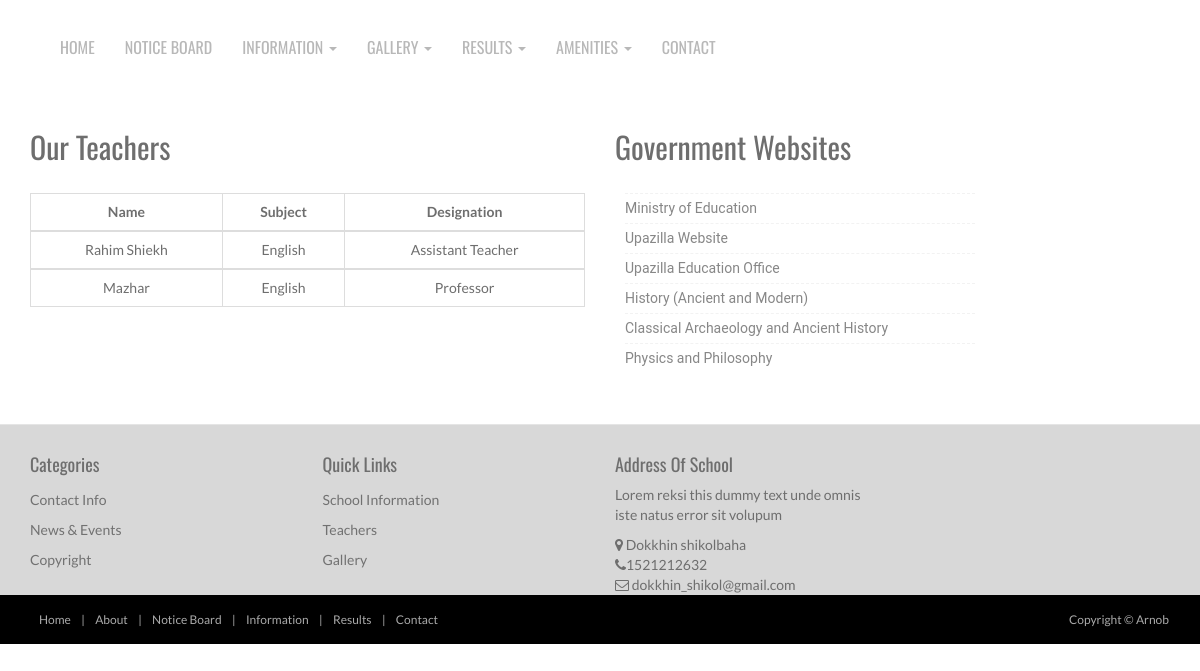
The page /teachers_information.php on the database its author committed.
### tables this page shows
CREATE TABLE `teacher_info` (
  `T_ID` int(255) NOT NULL,
  `Name` varchar(255) NOT NULL,
  `Subject` varchar(255) NOT NULL,
  `Designation` varchar(255) NOT NULL
);

CREATE TABLE `school_info` (
  `SI_id` int(20) NOT NULL,
  `School_Information` varchar(3000) NOT NULL,
  `address` varchar(2000) NOT NULL,
  `telnum` int(255) NOT NULL,
  `email` varchar(255) NOT NULL
);

### teachers_information.php (the view)
<?php
include './includes/header.php';
?>
      <section class="container">
      <div class="row">
   	<div class="col-md-6"><div class="title-box clearfix "><h2 class="title-box_primary">Our Teachers</h2></div>
      <div class="table-responsive" style="text-align: center" >
              <table class="table table-bordered" width="100%" id="dataTable" cellspacing="0" >
                <thead >
                  <tr >
                    <th style="text-align: center">Name</th>
                    <th style="text-align: center">Subject</th>
                    <th style="text-align: center">Designation</th>
                  </tr>
                </thead>
                <?php
                $sql="SELECT * FROM teacher_info";
                $result= $db->query($sql);
                if($result){
                  while($data=$result->fetch_object())
                  {
                ?>
                <tbody>
                  <tr>
                    <td><?php echo $data->Name?></td>
                    <td><?php echo $data->Subject?></td>
                    <td><?php echo $data->Designation?></td>
                  </tr>
                </tbody>
               <?php
                 }
                }
                else{
                echo "No Data Found";
                }
               ?>
              </table>
		      </div>
         </div>
          <div class="col-md-4"><div class="title-box clearfix "><h2 class="title-box_primary">Government Websites</h2></div>
            <div class="list styled custom-list">
            <ul>
            <li><a title="Snatoque penatibus et magnis dis partu rient montes ascetur ridiculus mus." href="#">Ministry of Education</a></li>
            <li><a title="Fusce feugiat malesuada odio. Morbi nunc odio gravida at cursus nec luctus." href="#">Upazilla Website</a></li>
            <li><a title="Penatibus et magnis dis parturient montes ascetur ridiculus mus." href="#">Upazilla Education Office</a></li>
            <li><a title="Morbi nunc odio gravida at cursus nec luctus a lorem. Maecenas tristique orci." href="#">History (Ancient and Modern)</a></li>
            <li><a title="Snatoque penatibus et magnis dis partu rient montes ascetur ridiculus mus." href="#">Classical Archaeology and Ancient History</a></li>
            <li><a title="Fusce feugiat malesuada odio. Morbi nunc odio gravida at cursus nec luctus." href="#">Physics and Philosophy</a></li>
            </ul>
            </div>
         </div>
      </div>
      </section>
<?php
include './includes/footer.php';
?>

### includes/footer.php (shortened to what this page needs)
<?php
$sql="SELECT * FROM School_info";
		$result= $db->query($sql);
		if($result){
		while($data=$result->fetch_object())
		{
			$address= $data->address;
			$telnum= $data->telnum;
			$email= $data->email;
		}
		}
		else{
		echo"No Data Found";
    }
    ?>
    <footer id="footer">
    <div class="container">
   <div class="row">
  <div class="footerbottom">
    <div class="col-md-3 col-sm-6">
      <div class="footerwidget">
        <h4>
          Categories
        </h4>
        <div class="menu-course">
          <ul class="menu">
            <li><a href="contact.php">
                Contact Info
              </a>
            </li>
            <li><a href="#">
                News & Events
              </a>
            </li>
            <li><a href="#">
                Copyright
              </a>
            </li>
          </ul>
        </div>
      </div>
    </div>
    <div class="col-md-3 col-sm-6">
      <div class="footerwidget">
        <h4>
          Quick Links
        </h4>
        <div class="menu-course">
          <ul class="menu">
            <li><a href="school_information.php">
                School Information
              </a>
            </li>
            <li><a href="teachers_information.php">
                Teachers
              </a>
            </li>
            <li><a href="gallery.php">
                Gallery
              </a>
            </li>
          </ul>
        </div>
      </div>
    </div>
    <div class="col-md-3 col-sm-6">
              <div class="footerwidget">
                         <h4>Address Of School</h4>
                        <p>Lorem reksi this dummy text unde omnis iste natus error sit volupum</p>
            <div class="contact-info">
            <i class="fa fa-map-marker"></i> <?php echo $address; ?><br>
            <i class="fa fa-phone"></i><?php echo $telnum; ?> <br>
             <i class="fa fa-envelope-o"></i> <?php echo $email; ?>
              </div>
                </div>
    </div>
  </div>
</div>
    </div>
    <div class="footer2">
      <div class="container">
        <div class="row">
          <div class="col-md-6 panel">
            <div class="panel-body">
              <p class="simplenav">
                <a href="index.php">Home</a> |
                <a href="school_information.php">About</a> |
                <a href="notice.php">Notice Board</a> |
                <a href="">Information</a> |
                <a href="">Results</a> |
                <a href="">Contact</a>
              </p>
            </div>
          </div>
          <div class="col-md-6 panel">
            <div class="panel-body">
              <p class="text-right">
                Copyright &copy; Arnob
              </p>
            </div>
          </div>
        </div>
      </div>
    </div>
  </footer>
</body>
</html>

### assets/css/style.css (style rules this page uses)
body { font-family: 'Lato', sans-serif; font-weight: normal; color: #6E6E6E; }
h1, h2, h3, h4, h5, h6 { font-weight: normal; font-family: 'Oswald', sans-serif; }
h1, .h1, h2, .h2, h3, .h3 { margin-top: 30px; }
h2 { margin: 30px 0; }
a { color:#3d84e6; }
.panel { margin-bottom: 0px; background-color: transparent; border: 1px solid transparent; border-radius: 0px; -webkit-box-shadow: none; box-shadow: none; }
.panel-body { padding: 0px; }
ul, .list.custom-list ul { margin: 0 0 11px; list-style-type: none; padding-left: 10px; }
.list.custom-list ul li { margin: 0; padding: 4px 0 5px 0px; border-top: 1px dashed #f2f2f2; position: relative; }
.list.custom-list ul li a { font: 14px/1.2em 'Roboto', sans-serif; color:#878787; text-transform: none; display: inline; position: relative; }
footer { border-top: 1px solid #e5e5e5; background:#D8D8D8; margin-top: 40px; padding-top: 20px; }
ul.menu { padding: 0px; }
.menu li { padding: 5px 0px; }
.menu li a { color:#717171; }
.footer2 { background: #000; padding: 15px 0; color: #aaa; font-size: 12px; }
.footer2 a { color: #aaa; }
.footer2 p { margin: 0; }
footer ul li { list-style: none; }
.footer2 a { padding: 4px 8px; }

### rows shown on the page
teacher_info: Name "Rahim Shiekh", Subject "English", Designation "Assistant Teacher"
teacher_info: Name "Mazhar", Subject "English", Designation "Professor"
school_info: address "Dokkhin shikolbaha", telnum "1521212632", email "dokkhin_shikol@gmail.com"
